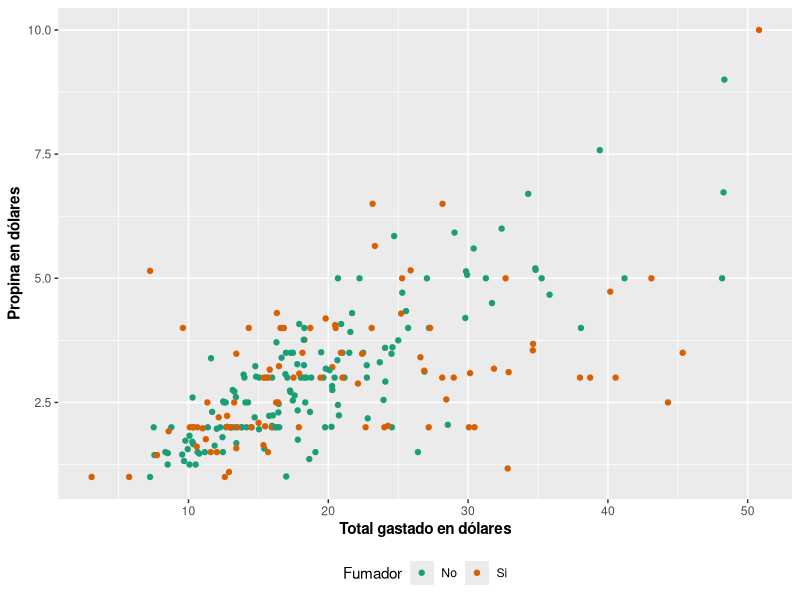
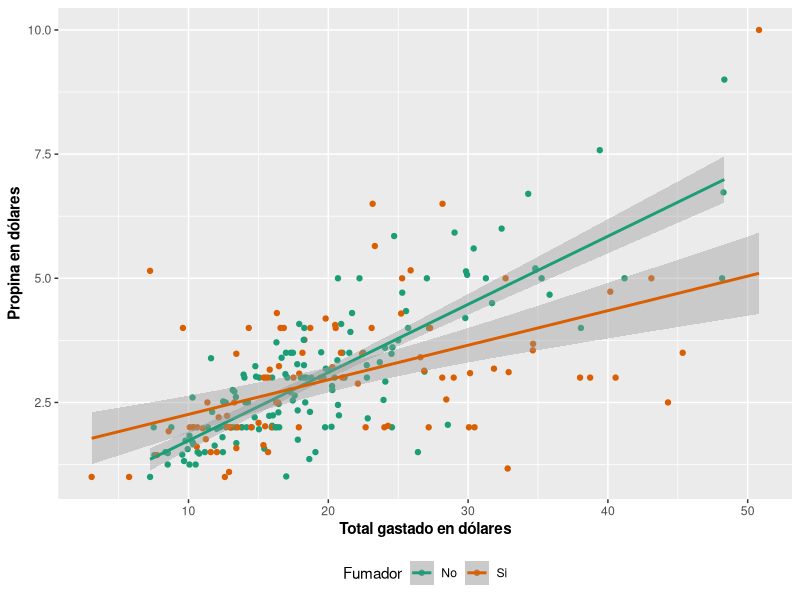
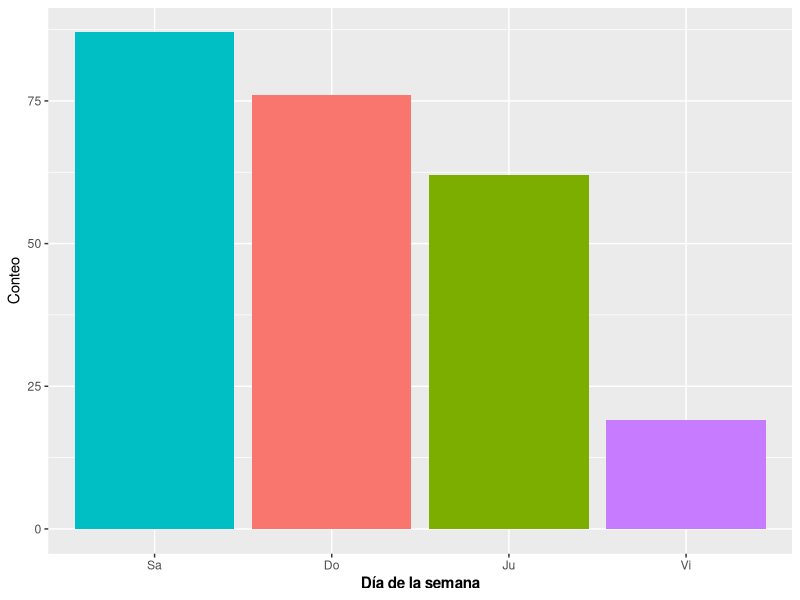

Reproduce these figures in R, in order.
## ---- chunk 1
knitr::opts_chunk$set(echo = TRUE, message = FALSE, warning=FALSE)
library(tidyverse)
library(here)
## ---- chunk 2
propina <- readr::read_csv(here('./ACT 7/propina.csv'))
## ---- chunk 3
propina %>% ggplot(aes(x = total, y = propina, color = fuma)) + 
      geom_point() +
      labs(x = 'Total gastado en dólares',
           y = 'Propina en dólares',
           color = 'Fumador') +
      theme(axis.title = element_text(face = 'bold'),
            legend.position = 'bottom') +
      scale_color_brewer(palette = 'Dark2')
## ---- chunk 4
propina %>% ggplot(aes(x = total, y = propina, color = fuma)) + 
      geom_point() +
      labs(x = 'Total gastado en dólares',
           y = 'Propina en dólares',
           color = 'Fumador') +
      theme(axis.title = element_text(face = 'bold'),
            legend.position = 'bottom') +
      scale_color_brewer(palette = 'Dark2') +
      geom_smooth(method = 'lm')
## ---- chunk 5
propina %>% ggplot(aes(x = fct_infreq(dia), fill = dia)) + 
      geom_bar() +
      labs(x = 'Día de la semana', y = 'Conteo') +
      theme(axis.title.x = element_text(face = 'bold'),
            legend.position = 'none')
